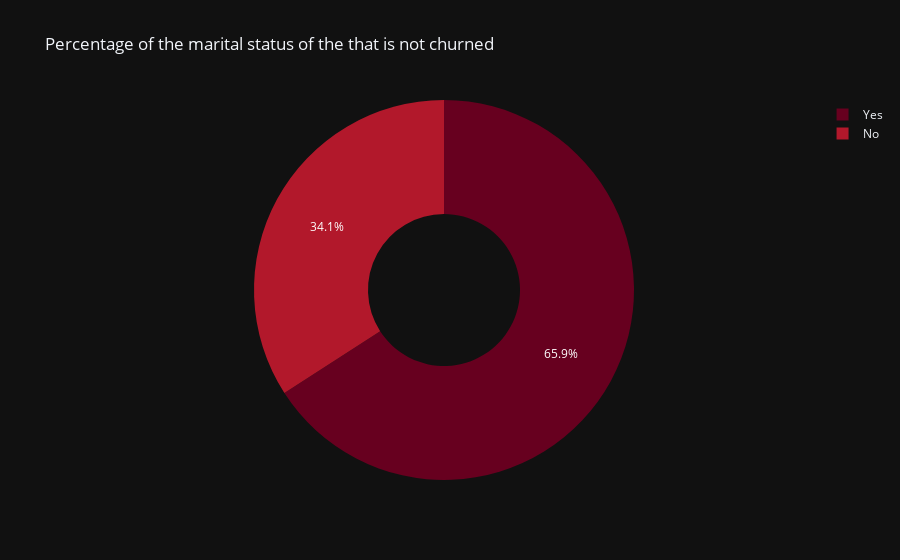

This figure's notebook cell:
### Code cell
#Let`s find out if marriage has any significant effect on the number of unchurned customers
top=unchurned_customers.sort_values(by= 'Total Revenue', ascending=False)
px.data.gapminder()
for templates in ['plotly_dark']:
 marital_fig=px.pie(top,values='Total Revenue', names='Married', hole=.4,color_discrete_sequence=px.colors.sequential.RdBu,
  title= 'Percentage of the marital status of the that is not churned', template=templates)
marital_fig.show()

### Figure 1 — Plotly figure (JSON) as saved in the notebook; plotly's stock layout.template omitted (floating-point values rounded to 4 significant figures; data arrays with more than 128 entries replaced by an {"elided": "..."} marker saying what was removed)
{"data": [{"domain": {"x": [0, 1], "y": [0, 1]}, "hole": 0.4, "hovertemplate": "Married=%{label}<br>Total Revenue=%{value}<extra></extra>", "labels": {"elided": "5174 str values"}, "legendgroup": "", "name": "", "showlegend": true, "type": "pie", "values": {"elided": "5174 float values"}}], "layout": {"legend": {"tracegroupgap": 0}, "piecolorway": ["rgb(103,0,31)", "rgb(178,24,43)", "rgb(214,96,77)", "rgb(244,165,130)", "rgb(253,219,199)", "rgb(247,247,247)", "rgb(209,229,240)", "rgb(146,197,222)", "rgb(67,147,195)", "rgb(33,102,172)", "rgb(5,48,97)"], "title": {"text": "Percentage of the marital status of the that is not churned"}}}
